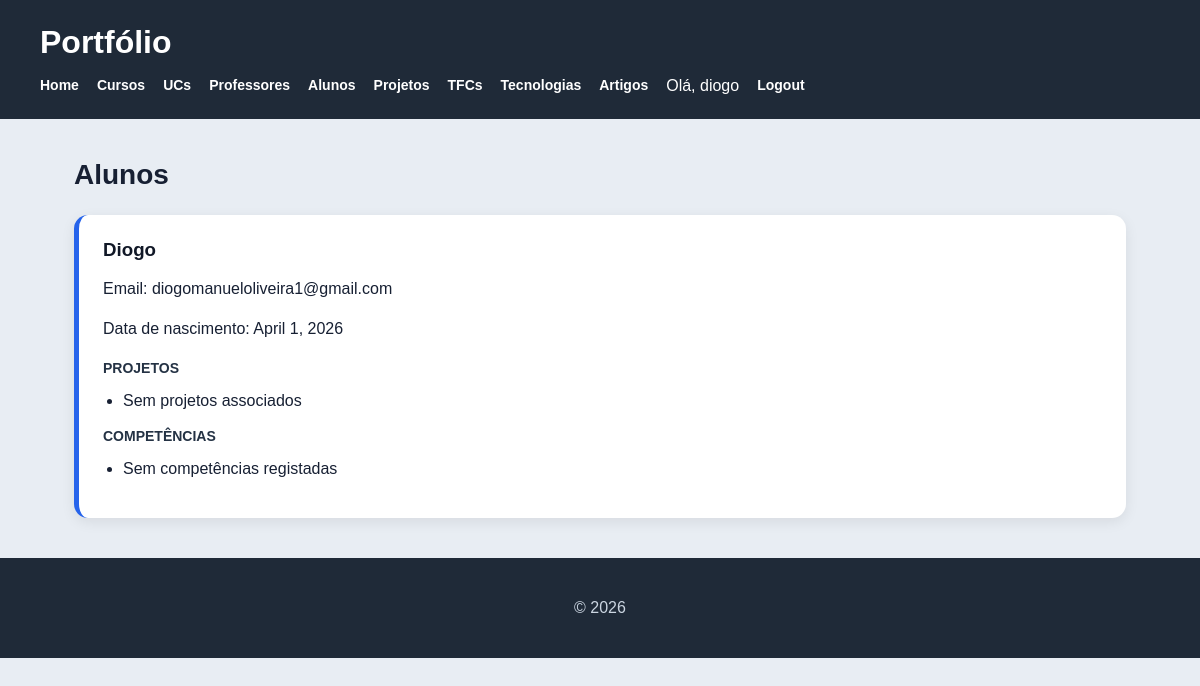
Screenshot of /alunos/ (signed in) with the database file from the repository.
### portfolio/models.py (models this page shows, shortened)
class Aluno(models.Model):
    nome = models.CharField(max_length=100)
    email = models.EmailField(unique=True)
    data_nascimento = models.DateField()

### portfolio/views.py (the view)
# urls.py: path('alunos/', views.alunos_view, name='alunos'),
def alunos_view(request):
    alunos = Aluno.objects.prefetch_related("competencias", "projetos", "inscricao").all()
    return render(request, "portfolio/alunos.html", {"alunos": alunos})

### portfolio/templates/portfolio/alunos.html
{% extends "portfolio/base.html" %}
{% block content %}
<h2>Alunos</h2>
<section>
    {% for aluno in alunos %}
        <article>
            <h3>{{ aluno.nome }}</h3>
            <p>Email: {{ aluno.email }}</p>
            <p>Data de nascimento: {{ aluno.data_nascimento }}</p>
            <h4>Projetos</h4>
            <ul>
                {% for projeto in aluno.projetos.all %}
                    <li>{{ projeto.nome }}</li>
                {% empty %}
                    <li>Sem projetos associados</li>
                {% endfor %}
            </ul>
            <h4>Competências</h4>
            <ul>
                {% for competencia in aluno.competencias.all %}
                    <li>{{ competencia.nome }} - {{ competencia.nivel }}</li>
                {% empty %}
                    <li>Sem competências registadas</li>
                {% endfor %}
            </ul>
        </article>
    {% empty %}
        <p>Não existem alunos registados.</p>
    {% endfor %}
</section>
{% endblock %}

### portfolio/templates/portfolio/base.html (shortened to what this page needs)
<!DOCTYPE html>
<html lang="pt">
<head>
    {% load static %}
    <link rel="stylesheet" href="{% static 'portfolio/styles.css' %}">
</head>
<body>
    <header>
        <h1>Portfólio</h1>
        <nav>
            <a href="{% url 'portfolio_home' %}">Home</a>
            <a href="{% url 'portfolio_cursos' %}">Cursos</a>
            <a href="{% url 'portfolio_ucs' %}">UCs</a>
            <a href="{% url 'portfolio_professores' %}">Professores</a>
            <a href="{% url 'portfolio_alunos' %}">Alunos</a>
            <a href="{% url 'portfolio_projetos' %}">Projetos</a>
            <a href="{% url 'portfolio_tfcs' %}">TFCs</a>
            <a href="{% url 'portfolio_tecnologias' %}">Tecnologias</a>
            <a href="{% url 'artigos' %}">Artigos</a>
            {% if request.user.is_authenticated %}
                <span>Olá, {{ request.user.username }}</span>
                <a href="{% url 'logout' %}">Logout</a>
            {% else %}
                <a href="{% url 'login' %}">Login</a>
                <a href="{% url 'registo' %}">Registo</a>
            {% endif %}
        </nav>
    </header>
    <main>
        {% block content %}
        {% endblock %}
    </main>
    <footer>
        <p>&copy; 2026</p>
    </footer>
</body>
</html>

### portfolio/static/portfolio/styles.css (style rules this page uses)
* { box-sizing: border-box; }
body { margin: 0; font-family: Arial, Helvetica, sans-serif; background: #e8edf3; color: #172033; }
header { background: #1f2a38; color: white; padding: 24px 40px; }
header h1 { margin: 0 0 16px 0; font-size: 32px; }
nav { display: flex; gap: 18px; flex-wrap: wrap; }
nav a { color: white; text-decoration: none; font-weight: 600; font-size: 14px; }
main { max-width: 1100px; margin: 40px auto; padding: 0 24px; }
h2 { font-size: 28px; margin-bottom: 24px; }
section { display: grid; gap: 22px; }
article { background: white; border-radius: 14px; padding: 24px; box-shadow: 0 4px 14px rgba(0, 0, 0, 0.08); }
article h3 { margin-top: 0; color: #111827; }
article h4 { margin-bottom: 8px; color: #243244; font-size: 14px; text-transform: uppercase; }
p { line-height: 1.5; }
ul { padding-left: 20px; }
li { margin-bottom: 6px; }
a { color: #2563eb; }
footer { background: #1f2a38; color: #cbd5e1; text-align: center; padding: 22px; margin-top: 40px; }
article { border-left: 5px solid #2563eb; }
article h3 { margin-bottom: 12px; }

### rows the page displays
Aluno: nome "Diogo", email "diogomanueloliveira1@gmail.com", data_nascimento "April 1, 2026"

### other values shown
{{ request.user.username }} "diogo"
